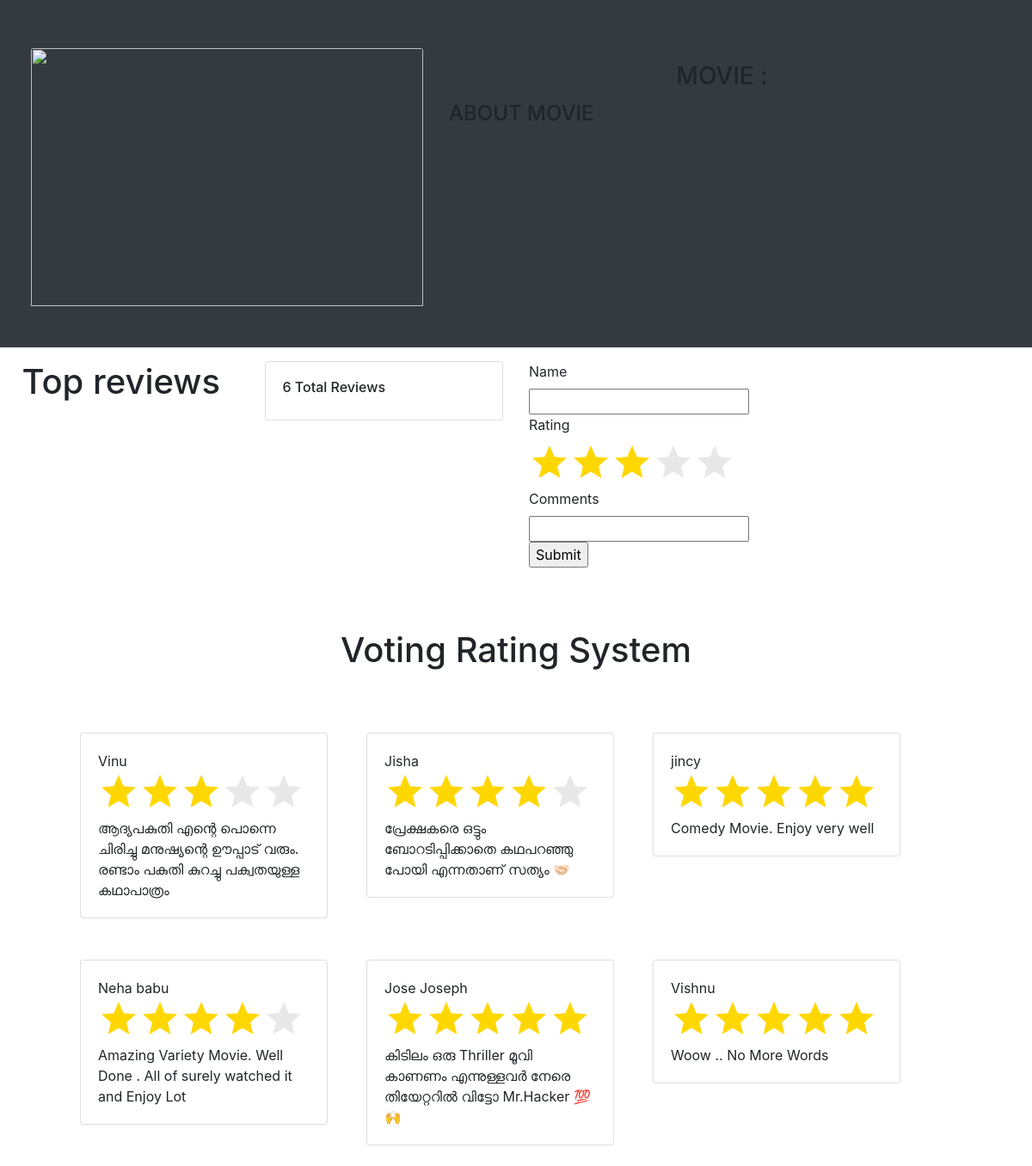
The app's page /moviedeatails.php with its own data.
### tables this page shows
CREATE TABLE IF NOT EXISTS `tbl_rating` (
  `id` int NOT NULL AUTO_INCREMENT,
  `name` varchar(50) NOT NULL,
  `rating` varchar(50) NOT NULL,
  `Comments` varchar(500) NOT NULL,
  PRIMARY KEY (`id`)
);

### moviedeatails.php (the view, shortened to what this page needs)
<!DOCTYPE html>
<html lang="en">
<head>
    <link rel="stylesheet" href="https://cdn.jsdelivr.net/npm/bootstrap@4.5.3/dist/css/bootstrap.min.css">
</head>
<?php
$con = mysqli_connect('localhost','root','','dbmovies');
?>
<body>
<section class="gradient-custom pt-2 pl-1 bg-dark">
  <div class="container py-5">
    <div class="row">
    <div class="col-md-5 pl-1" >
 <img align="center" src="admin/uploads/<?php echo $eimage;?>" class="card-img-top"  alt="" width="30" height="300" ></a>
</div>
    <div class="col-md-7">
              <h3 align ="center"class="card-title pt-3">MOVIE : <b><?php  echo $etitle;?></b>  </h3>
              <h4 align ="left"class="card-title"> ABOUT MOVIE </h4> <?php echo $edescription;?>
            </div>
</div>
        </div>
        </section>
<section >
    <div class="row">
    <div class="col-md-3">
    <h1 class="text-center pt-3 pl-1">Top reviews</h1>
        </div>
        <div class="col-md-3 pt-3">
        <div class="card">
          <div class="card-body">
            <div class="card-text">
              <?php
                  $sql = "SELECT count(id ) as 'category' FROM `tbl_rating`";
                  $res  = mysqli_query($con, $sql);
                  $catdata = mysqli_fetch_array($res);
              ?>
              <h6><?=$catdata['category']?> Total Reviews</h6>
            </div>
          </div>
        </div>
    </div>
    <div class="col-md-3 pt-3">
    <form action="rateaction.php" method="POST">
    <label>Name</label>
    <input type="text" name="name"></br>
<label for="">Rating</label>
<input type="range" name="rating" max="5" value="3" class="rating rating--nojs" step="1"></br>
     <label>Comments</label>
    <input type="text" name="comments"></br>
<input type="submit"></form>
                   </div>
              </div>
        <div class="row">
        <div class="container py-4">
    <h1 class="text-center pt-5">Voting  Rating System</h1>
    <div class="row mt-4">
                            <?php
                                    $sql2 = "SELECT * FROM `tbl_rating`";
                                    $res2 = mysqli_query($conn, $sql2);
                                    while($row2 = mysqli_fetch_array($res2)){
                            ?>
          <div class="col-md-3 mt-5 ml-5">
        <div class="card" p-3 style="width: 18rem;">
           <div class="card-body">
                                    <?php echo $row2['name'];?>
                                    <input type="range" name="rating" max="5" value="<?php echo $row2['rating'];?>" class="rating rating--nojs" disabled>
                                   <?php echo $row2['Comments'];?>
                                   </div>
</div>
   </div>
   <?php
          }
       ?>
       </div>
        </div>
        </section>
</body>
</html>

### moviedeatails.php (style rules this page uses)
.rating { --dir: right; --fill: gold; --fillbg: rgba(100, 100, 100, 0.15); --stars: 5; --starsize: 3rem; --symbol: var(--star); --value: 1; --w: calc(var(--stars) * var(--starsize)); --x: calc(100% * (var(--value) / var(--stars))); block-size: var(--starsize); inline-size: var(--w); position: relative; touch-action: manipulation; -webkit-appearance: none; }

### records on screen
tbl_rating: name "Vinu", rating "3", Comments "ആദ്യപകുതി എന്റെ പൊന്നെ ചിരിച്ചു മനുഷ്യന്റെ ഊപ്പാട് വരും. രണ്ടാം പകുതി കുറച്ചു പക്വതയുള്ള കഥാപാത്രം"
tbl_rating: name "Jisha", rating "4", Comments "പ്രേക്ഷകരെ ഒട്ടും ബോറടിപ്പിക്കാതെ കഥപറഞ്ഞു പോയി എന്നതാണ് സത്യം 🤝🏻"
tbl_rating: name "jincy", rating "5", Comments "Comedy Movie. Enjoy very well"
tbl_rating: name "Neha babu", rating "4", Comments "Amazing Variety Movie. Well Done . All of surely watched it and Enjoy Lot"
tbl_rating: name "Jose Joseph", rating "5", Comments "കിടിലം ഒരു Thriller മൂവി കാണണം എന്നുള്ളവർ നേരെ തിയേറ്ററിൽ വിട്ടോ Mr.Hacker 💯🙌"
tbl_rating: name "Vishnu", rating "5", Comments "Woow .. No More Words"

### other values on screen
$catdata['category'] "6"
